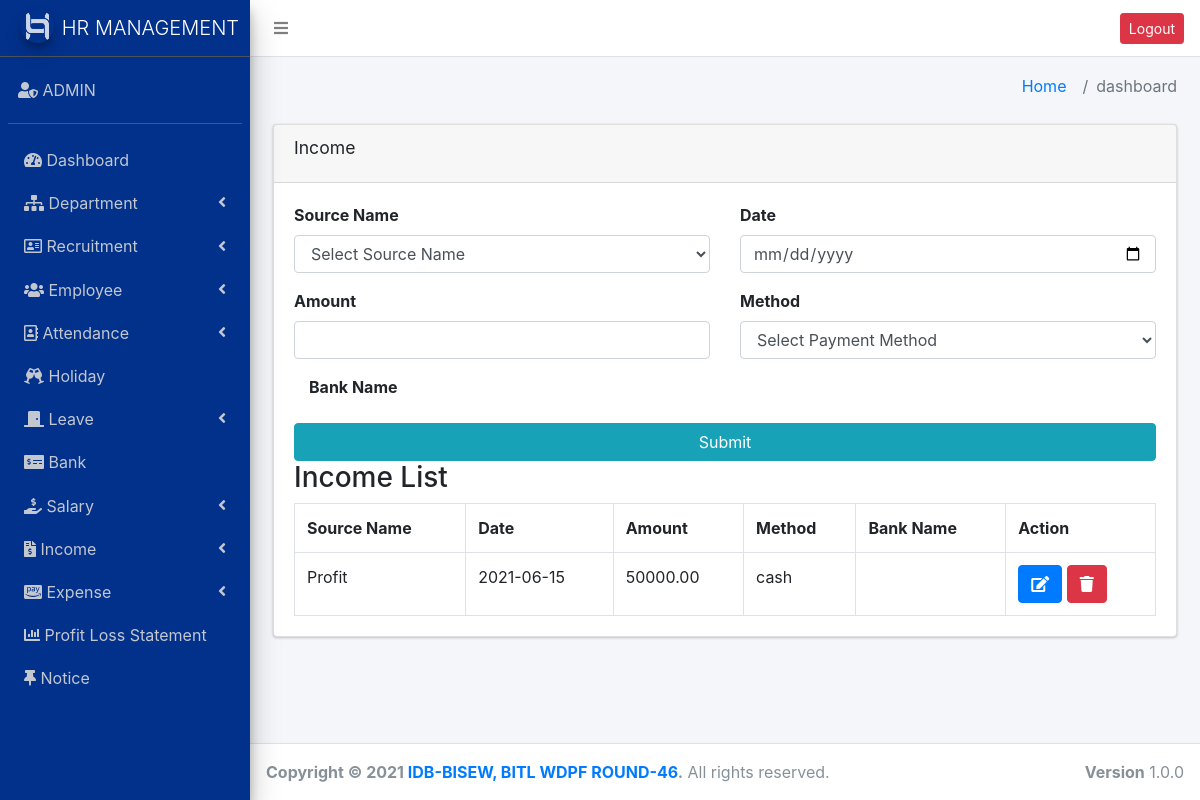
The app's page /add_income.php (signed in) with its own data.
### tables this page shows
CREATE TABLE `income` (
  `incomeID` int(11) NOT NULL,
  `sourceID` int(11) NOT NULL,
  `date` date NOT NULL,
  `amount` decimal(10,2) NOT NULL,
  `method` enum('cash','bank') NOT NULL,
  `bankID` int(11) NOT NULL
);

CREATE TABLE `income_source` (
  `id` int(11) NOT NULL,
  `name` varchar(255) NOT NULL,
  `status` enum('active','inactive') NOT NULL
);

### add_income.php (the view, shortened to what this page needs)
<?php
require_once("header.php");
require_once("sidebar.php");
?>
<section class="content-header">
  <div class="container-fluid">
    <div class="row mb-2">
      <div class="col-sm-6">
      </div>
      <div class="col-sm-6">
        <ol class="breadcrumb float-sm-right">
          <li class="breadcrumb-item"><a href="#">Home</a></li>
          <li class="breadcrumb-item active">dashboard</li>
        </ol>
      </div>
    </div>
  </div>
</section>
<section class="content">
  <div class="container-fluid">
    <div class="row">
      <div class="col-md-12">
        <div class="card">
          <div class="card-header">
            <h2 class="card-title">Income</h2>
          </div>
          <div class="card-body">
            <form action="" method="post">
              <div class="row">
                <div class="col-6">
                  <div class="form-group">
                    <label for="source_name">Source Name</label>
                    <select class="form-control" name="source_name" id="source_name">
                      <option value="">Select Source Name</option>
                    </select>
                  </div>
                </div>
                <div class="col-6">
                  <div class="form-group">
                    <label for="date">Date</label>
                    <input type="date" class="form-control" name="date" id="date">
                  </div>
                </div>
                <div class="col-6">
                  <div class="form-group">
                    <label for="amount">Amount</label>
                    <input type="text" class="form-control" name="amount" id="amount">
                  </div>
                </div>
                <div class="col-6">
                  <div class="form-group">
                    <label for="method">Method</label>
                    <select class="form-control" name="method" id="method">
                      <option value="">Select Payment Method</option>
                    </select>
                  </div>
                </div>
              </div>
              <div class="col-12">
                <div class="form-group">
                  <label for="bank_name">Bank Name</label>
                </div>
              </div>
              <input type="submit" class="btn btn-block btn-info" value="Submit">
            </form>
            <h3>Income List</h3>
            <table class="table table-bordered">
              <tr>
                <th>Source Name</th>
                <th>Date</th>
                <th>Amount</th>
                <th>Method</th>
                <th>Bank Name</th>
                <th>Action</th>
              </tr>
              <?php
              $add = $conn->query("SELECT income.incomeID,income_source.name,income.date,income.amount,income.method,bankID FROM `income` JOIN income_source ON income_source.id=income.sourceID");
              while ($i = $add->fetch_assoc()) {
                $bankname = '';
              ?>
                <tr>
                  <td><?php echo $i['name'] ?></td>
                  <td><?php echo $i['date'] ?></td>
                  <td><?php echo $i['amount'] ?></td>
                  <td><?php echo $i['method'] ?></td>
                  <td><?php echo $bankname; ?></td>
                  <td>
                    <a href="update_income.php?id=<?php echo $i['incomeID'] ?>" class="btn btn-xs btn-primary"><i class="fas fa-edit"></i></a>
                    <a href="delete_income.php?id=<?php echo $i['incomeID'] ?>" class="btn btn-xs btn-danger"><i class="fas fa-trash"></i></a>
                  </td>
                </tr>
              <?php  } ?>
            </table>
          </div>
        </div>
      </div>
    </div>
  </div>
</section>
<?php require("footer.php"); ?>

### records on screen
income: sourceID.name "Profit", date "2021-06-15", amount "50000.00", method "cash"
